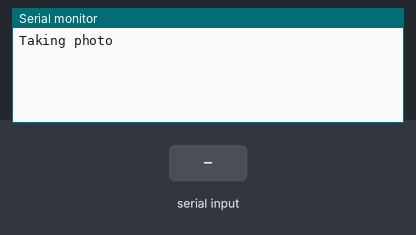
The sketch below on a simulated Arduino Mega 2560, built with avr-gcc and run on an emulated ATmega2560. Shown: the last lines printed to the serial monitor. The inputs (shaded band) are chosen by the test bench.

Above: at 5.0 s.
5.1 s: "1" received over the second serial link
At 5.1 s:
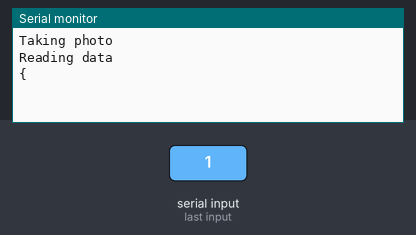
7.5 s: "0" received over the second serial link
At 8.6 s:
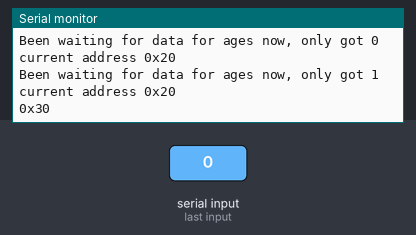
9.0 s: "2" received over the second serial link
At 9.6 s:
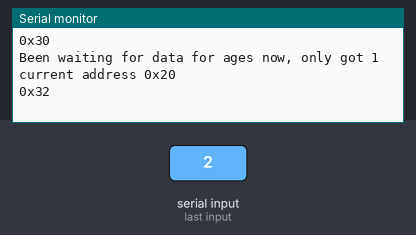

Measured:
- after the input at 7.5 s, the serial monitor: prints a new line after 0.55 s (image 2)
- after the input at 9.0 s, the serial monitor: prints a new line after 0.05 s (image 3)

The sketch:

cameratest4.ino
```cpp
/* Linksprite */

byte incomingbyte;
int a=0x0000,j=0,k=0,count=0;                    //Read Starting address
uint8_t MH,ML;
boolean EndFlag=0;

void SendResetCmd();
void SendTakePhotoCmd();
void SendReadDataCmd();
void StopTakePhotoCmd();

void setup()
{
  Serial.begin(19200);
  Serial2.begin(38400);
}

void printbyte(uint8_t b)
{
  Serial.print("0x");
  if(b < 0x10)
    Serial.print("0");
  Serial.print(b,HEX);
  Serial.print(" ");
}

void loop()
{
  //send reset command
  SendResetCmd();
  delay(4000);
  while(Serial2.available()>0)
  {
    incomingbyte=Serial2.read();
    printbyte(incomingbyte);
  }
  Serial.println();

  //send take photo command
  Serial.println("Taking photo");
  SendTakePhotoCmd();
  delay(1000);

  //drain any bytes out of the serial buffer that will have come back from the previous 2 commands
  while(Serial2.available()>0)
  {
    incomingbyte=Serial2.read();
    printbyte(incomingbyte);
  }
  Serial.println();

  //begin reading the photo
  Serial.println("Reading data");
  Serial.println("{");
  while(!EndFlag)
  {
    //send command to read data
    SendReadDataCmd();

    //delay until correct amount of data is here
    unsigned long timems = millis();
    while(Serial2.available() < 42)
    {
      if((millis()-timems) > 1000)
      {
        Serial.print("Been waiting for data for ages now, only got ");
        Serial.print(Serial2.available());
        Serial.print(" current address 0x");
        Serial.print(a,HEX);
        Serial.println("");
        while(Serial2.available())
          printbyte(Serial2.read());
        Serial.println("");
        timems = millis();
      }
    }

    //read whole response (5 byte response+32 byte data) into 'all' buffer
    int pos=0;
    int count=0;
    byte all[64];
    while(Serial2.available()>0)
    {
      //get response
      all[pos]=Serial2.read();

      //if within the actual data range
      if((pos>5)&&(pos<37)&&(!EndFlag))
      {
        //check for EOF marker (0xFF followed by 0xD9)
        if((all[pos-1]==0xFF)&&(all[pos]==0xD9))      //Check if the picture is over
          EndFlag=1;
        //increment bytes read count
        count++;
      }

      //move forwards 1 byte
      pos++;
    }

    //check we actually got data
    if(pos > 0)
    {
      //print out the response bytes (should always be 0x76 0x00 0x32 0x00 0x00)
      if(pos != 42 || all[0] != 0x76 || all[1] != 0x00 || all[2] != 0x32 || all[3] != 0x00 || all[4] != 0x00)
      {
        Serial.print("Erroneous data received at 0x");
        Serial.println(a,HEX);
        Serial.print(pos);
        Serial.println(" bytes read");
        for(j=0;j<5;j++)
        {
           printbyte(all[j]);
        }                                       //Send jpeg picture over the serial port
        Serial.println();
        for(j=5;j<pos;j++)
        {
           printbyte(all[j]);
        }                                       //Send jpeg picture over the serial port
        Serial.println();
      }
      else
      {
        for(j=5;j<37;j++)
        {
           printbyte(all[j]);
           Serial.print(",");
        }        //Send jpeg picture over the serial port
        Serial.println("");
      }
    }
    else
    {
      //if didn't get anything, print a warning
      Serial.println("No data!");
    }
  }
  Serial.println("}");
  Serial.println("Done");
  while(1);
}

//Send Reset command
void SendResetCmd()
{
      Serial2.write((uint8_t)0x56);
      Serial2.write((uint8_t)0x00);
      Serial2.write((uint8_t)0x26);
      Serial2.write((uint8_t)0x00);
}

//Send take picture command
void SendTakePhotoCmd()
{
      Serial2.write((uint8_t)0x56);
      Serial2.write((uint8_t)0x00);
      Serial2.write((uint8_t)0x36);
      Serial2.write((uint8_t)0x01);
      Serial2.write((uint8_t)0x00);
}

//Read data
void SendReadDataCmd()
{
      MH=a/0x100;
      ML=a%0x100;
      Serial2.write((uint8_t)0x56);
      Serial2.write((uint8_t)0x00);
      Serial2.write((uint8_t)0x32);
      Serial2.write((uint8_t)0x0c);
      Serial2.write((uint8_t)0x00);
      Serial2.write((uint8_t)0x0a);
      Serial2.write((uint8_t)0x00);
      Serial2.write((uint8_t)0x00);
      Serial2.write((uint8_t)MH);
      Serial2.write((uint8_t)ML);
      Serial2.write((uint8_t)0x00);
      Serial2.write((uint8_t)0x00);
      Serial2.write((uint8_t)0x00);
      Serial2.write((uint8_t)0x20);
      Serial2.write((uint8_t)0x00);
      Serial2.write((uint8_t)0x0a);
      a+=0x20;                            //address increases 32£¬set according to buffer size
}

void StopTakePhotoCmd()
{
      Serial2.write((uint8_t)0x56);
      Serial2.write((uint8_t)0x00);
      Serial2.write((uint8_t)0x36);
      Serial2.write((uint8_t)0x01);
      Serial2.write((uint8_t)0x03);
}
```
